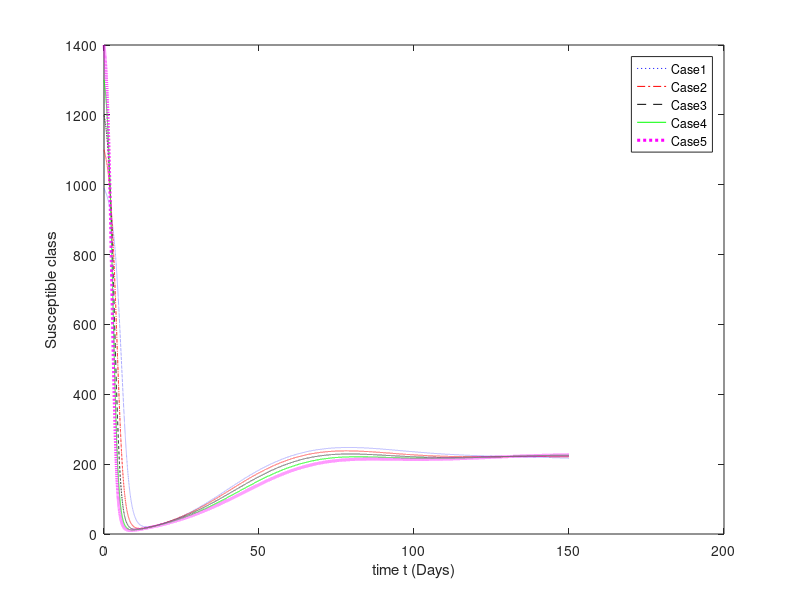
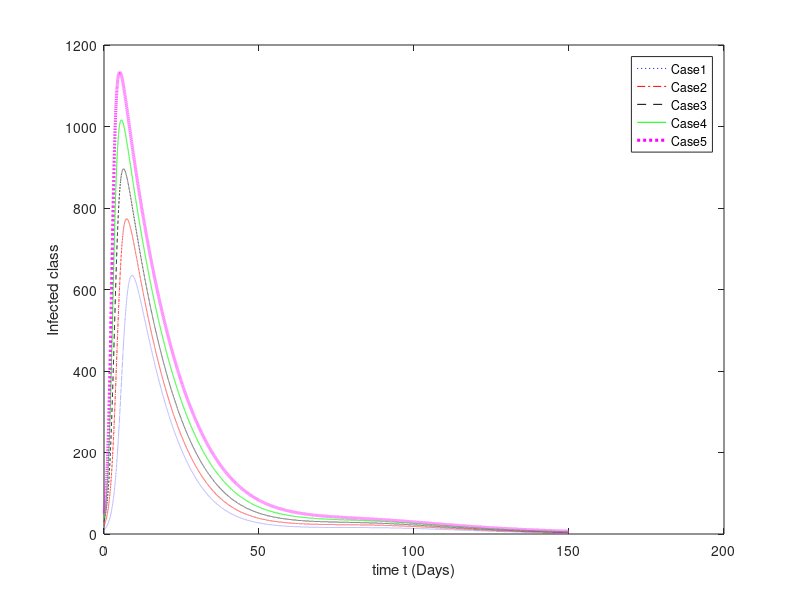
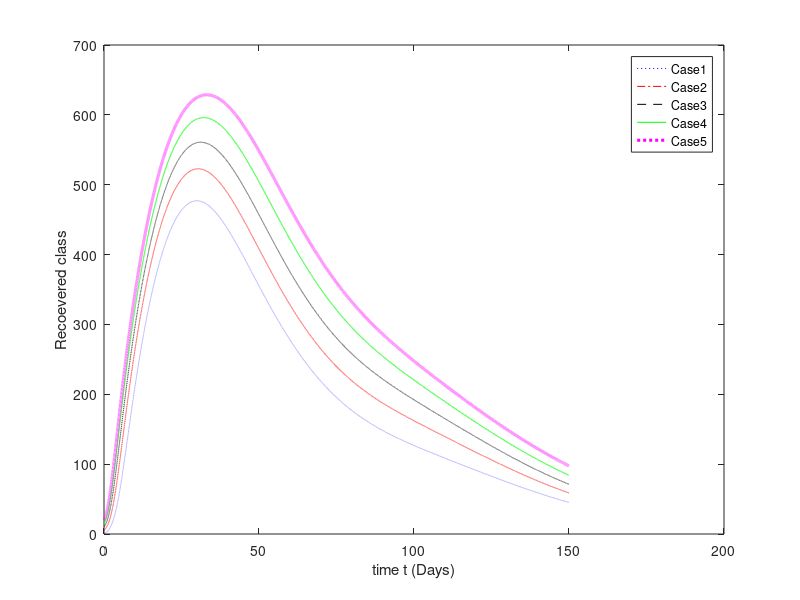

Source code (MATLAB) for these figures, in order:
% Code RK4:
clf
t_end=150;
h=1/200;
t=0:h:t_end;
% step size
n=floor(t_end/h);
P2=h/2;

%% Parameters values
% p     = 0.03;    % Immunity loss
% Lambda= 15;      % Birth/recruitment rate (not too low)
% beta  = 0.0005;  % Infection rate (LOWERED!)
% d     = 0.01;    % Natural death rate
% gama  = 0.7;     % Recovery coefficient
% mu    = 0.6;     % Recovery rate
% b     = 0.01;    % Saturation incidence
% delta = 0.01;    % Disease-induced death rate
% m     = 0.01;    % Migration/other removal


p     = 0.03;    % Immunity loss
Lambda= 1;      % Birth/recruitment rate (not too low)
beta  = 0.001;  % Infection rate (LOWERED!)
d     = 0.01;    % Natural death rate
gama  = 0.4;     % Recovery coefficient
mu    = 0.6;     % Recovery rate
b     = 0.01;    % Saturation incidence
delta = 0.01;    % Disease-induced death rate
m     = 0.01;    % Migration/other removal


%% Classes
S0= 990; I0= 10;  R0=0;
%%%%
S10= 1100; I10= 20; R10=5;
%%%
S20= 1200; I20= 30;  R20=10;
%%%%
S30= 1300; I30= 40;  R30=15;
%%%
S40= 1400; I40= 50; R40=20;

%%%
S= zeros(1,n+1);  I= zeros(1,n+1);   R= zeros(1,n+1);
%%%
S1= zeros(1,n+1); I1= zeros(1,n+1);  R1= zeros(1,n+1);

S2= zeros(1,n+1); I2= zeros(1,n+1);  R2= zeros(1,n+1);

S3= zeros(1,n+1); I3= zeros(1,n+1);  R3= zeros(1,n+1);

S4= zeros(1,n+1); I4= zeros(1,n+1);  R4= zeros(1,n+1);
%%%%%%%%%%
S(1)=S0; I(1)=I0;  R(1)=R0;

S1(1)=S10; I1(1)=I10;  R1(1)=R10;

S2(1)=S20; I2(1)=I20; R2(1)=R20;

S3(1)=S30; I3(1)=I30; R3(1)=R30;

S4(1)=S40; I4(1)=I40; R4(1)=R40;
%%

for i =1:n  
     k1_1 =Lambda-beta*S(i)*I(i)-d*S(i)+p*R(i);
     k2_1 =beta*S(i)*I(i)-(gama*mu*I(i)/(1+b*mu*I(i)))-d*I(i)-delta*I(i)-m*I(i);
     k3_1 = (gama*mu*I(i)/(1+b*mu*I(i)))-d*R(i)-p*R(i)+m*I(i);
     
     k1_2 =Lambda-beta*(S(i)+P2*k1_1)*(I(i)+P2*k2_1)-d*(S(i)+P2*k1_1)+p*(R(i)+P2*k3_1);
     k2_2 =beta*(S(i)+P2*k1_1)*(I(i)+P2*k2_1)-(gama*mu*(I(i)+P2*k2_1)/(1+b*mu*(I(i)+P2*k2_1)))-(d+delta+m)*(I(i)+P2*k2_1);
     k3_2 = (gama*mu*(I(i)+P2*k2_1)/(1+b*mu*(I(i)+P2*k2_1)))-(d+p)*(R(i)+P2*k3_1)+m*(I(i)+P2*k2_1);
     
     k1_3 =Lambda-beta*(S(i)+P2*k1_2)*(I(i)+P2*k2_2)-d*(S(i)+P2*k1_2)+p*(R(i)+P2*k3_2);
     k2_3 =beta*(S(i)+P2*k1_2)*(I(i)+P2*k2_2)-(gama*mu*(I(i)+P2*k2_2)/(1+b*mu*(I(i)+P2*k2_2)))-(d+delta+m)*(I(i)+P2*k2_2);
     k3_3 = (gama*mu*(I(i)+P2*k2_2)/(1+b*mu*(I(i)+P2*k2_2)))-(d+p)*(R(i)+P2*k3_2)+m*(I(i)+P2*k2_2);
     
     k1_4 =Lambda-beta*(S(i)+P2*k1_3)*(I(i)+P2*k2_3)-d*(S(i)+P2*k1_3)+p*(R(i)+P2*k3_3);
     k2_4 =beta*(S(i)+P2*k1_3)*(I(i)+P2*k2_3)-(gama*mu*(I(i)+P2*k2_3)/(1+b*mu*(I(i)+P2*k2_3)))-(d+delta+m)*(I(i)+P2*k2_3);
     k3_4 = (gama*mu*(I(i)+P2*k2_3)/(1+b*mu*(I(i)+P2*k2_3)))-(d+p)*(R(i)+P2*k3_3)+m*(I(i)+P2*k2_3);
    
    %  S
    S(i+1) = S(i)+(h/6)*(k1_1+2*k1_2+2*k1_3+k1_4);
    % Infected I  
    I(i+1) = I(i)+(h/6)*(k2_1+2*k2_2+2*k2_3+k2_4);
    % R
    R(i+1) = R(i)+(h/6)*(k3_1+2*k3_2+2*k3_3+k3_4);
    end

    for i =1:n  
     k1_1 =Lambda-beta*S1(i)*I1(i)-d*S1(i)+p*R1(i);
     k2_1 =beta*S1(i)*I1(i)-(gama*mu*I1(i)/(1+b*mu*I1(i)))-d*I1(i)-delta*I1(i)-m*I1(i);
     k3_1 = (gama*mu*I1(i)/(1+b*mu*I1(i)))-d*R1(i)-p*R1(i)+m*I1(i);
     
     k1_2 =Lambda-beta*(S1(i)+P2*k1_1)*(I1(i)+P2*k2_1)-d*(S1(i)+P2*k1_1)+p*(R1(i)+P2*k3_1);
     k2_2 =beta*(S1(i)+P2*k1_1)*(I1(i)+P2*k2_1)-(gama*mu*(I1(i)+P2*k2_1)/(1+b*mu*(I1(i)+P2*k2_1)))-(d+delta+m)*(I1(i)+P2*k2_1);
     k3_2 = (gama*mu*(I1(i)+P2*k2_1)/(1+b*mu*(I1(i)+P2*k2_1)))-(d+p)*(R1(i)+P2*k3_1)+m*(I1(i)+P2*k2_1);
     
     k1_3 =Lambda-beta*(S1(i)+P2*k1_2)*(I1(i)+P2*k2_2)-d*(S1(i)+P2*k1_2)+p*(R1(i)+P2*k3_2);
     k2_3 =beta*(S1(i)+P2*k1_2)*(I1(i)+P2*k2_2)-(gama*mu*(I1(i)+P2*k2_2)/(1+b*mu*(I1(i)+P2*k2_2)))-(d+delta+m)*(I1(i)+P2*k2_2);
     k3_3 = (gama*mu*(I1(i)+P2*k2_2)/(1+b*mu*(I1(i)+P2*k2_2)))-(d+p)*(R1(i)+P2*k3_2)+m*(I1(i)+P2*k2_2);
     
     k1_4 =Lambda-beta*(S1(i)+P2*k1_3)*(I1(i)+P2*k2_3)-d*(S1(i)+P2*k1_3)+p*(R1(i)+P2*k3_3);
     k2_4 =beta*(S1(i)+P2*k1_3)*(I1(i)+P2*k2_3)-(gama*mu*(I1(i)+P2*k2_3)/(1+b*mu*(I1(i)+P2*k2_3)))-(d+delta+m)*(I1(i)+P2*k2_3);
     k3_4 = (gama*mu*(I1(i)+P2*k2_3)/(1+b*mu*(I1(i)+P2*k2_3)))-(d+p)*(R1(i)+P2*k3_3)+m*(I1(i)+P2*k2_3);
    
    %  S
    S1(i+1) = S1(i)+(h/6)*(k1_1+2*k1_2+2*k1_3+k1_4);
    % Infected I  
    I1(i+1) = I1(i)+(h/6)*(k2_1+2*k2_2+2*k2_3+k2_4);
    % R
    R1(i+1) = R1(i)+(h/6)*(k3_1+2*k3_2+2*k3_3+k3_4);
    end
    
    for i =1:n  
     k1_1 =Lambda-beta*S2(i)*I2(i)-d*S2(i)+p*R2(i);
     k2_1 =beta*S2(i)*I2(i)-(gama*mu*I2(i)/(1+b*mu*I2(i)))-d*I2(i)-delta*I2(i)-m*I2(i);
     k3_1 = (gama*mu*I2(i)/(1+b*mu*I2(i)))-d*R2(i)-p*R2(i)+m*I2(i);
     
     k1_2 =Lambda-beta*(S2(i)+P2*k1_1)*(I2(i)+P2*k2_1)-d*(S2(i)+P2*k1_1)+p*(R2(i)+P2*k3_1);
     k2_2 =beta*(S2(i)+P2*k1_1)*(I2(i)+P2*k2_1)-(gama*mu*(I2(i)+P2*k2_1)/(1+b*mu*(I2(i)+P2*k2_1)))-(d+delta+m)*(I2(i)+P2*k2_1);
     k3_2 = (gama*mu*(I2(i)+P2*k2_1)/(1+b*mu*(I2(i)+P2*k2_1)))-(d+p)*(R2(i)+P2*k3_1)+m*(I2(i)+P2*k2_1);
     
     k1_3 =Lambda-beta*(S2(i)+P2*k1_2)*(I2(i)+P2*k2_2)-d*(S2(i)+P2*k1_2)+p*(R2(i)+P2*k3_2);
     k2_3 =beta*(S2(i)+P2*k1_2)*(I2(i)+P2*k2_2)-(gama*mu*(I2(i)+P2*k2_2)/(1+b*mu*(I2(i)+P2*k2_2)))-(d+delta+m)*(I2(i)+P2*k2_2);
     k3_3 = (gama*mu*(I2(i)+P2*k2_2)/(1+b*mu*(I2(i)+P2*k2_2)))-(d+p)*(R2(i)+P2*k3_2)+m*(I2(i)+P2*k2_2);
     
     k1_4 =Lambda-beta*(S2(i)+P2*k1_3)*(I2(i)+P2*k2_3)-d*(S2(i)+P2*k1_3)+p*(R2(i)+P2*k3_3);
     k2_4 =beta*(S2(i)+P2*k1_3)*(I2(i)+P2*k2_3)-(gama*mu*(I2(i)+P2*k2_3)/(1+b*mu*(I2(i)+P2*k2_3)))-(d+delta+m)*(I2(i)+P2*k2_3);
     k3_4 = (gama*mu*(I2(i)+P2*k2_3)/(1+b*mu*(I2(i)+P2*k2_3)))-(d+p)*(R2(i)+P2*k3_3)+m*(I2(i)+P2*k2_3);
    
    %  S
    S2(i+1) = S2(i)+(h/6)*(k1_1+2*k1_2+2*k1_3+k1_4);
    % Infected I  
    I2(i+1) = I2(i)+(h/6)*(k2_1+2*k2_2+2*k2_3+k2_4);
    % R
    R2(i+1) = R2(i)+(h/6)*(k3_1+2*k3_2+2*k3_3+k3_4);
    end
    
    
     for i =1:n  
     k1_1 =Lambda-beta*S3(i)*I3(i)-d*S3(i)+p*R3(i);
     k2_1 =beta*S3(i)*I3(i)-(gama*mu*I3(i)/(1+b*mu*I3(i)))-d*I3(i)-delta*I3(i)-m*I3(i);
     k3_1 = (gama*mu*I3(i)/(1+b*mu*I3(i)))-d*R3(i)-p*R3(i)+m*I3(i);
     
     k1_2 =Lambda-beta*(S3(i)+P2*k1_1)*(I3(i)+P2*k2_1)-d*(S3(i)+P2*k1_1)+p*(R3(i)+P2*k3_1);
     k2_2 =beta*(S3(i)+P2*k1_1)*(I3(i)+P2*k2_1)-(gama*mu*(I3(i)+P2*k2_1)/(1+b*mu*(I3(i)+P2*k2_1)))-(d+delta+m)*(I3(i)+P2*k2_1);
     k3_2 = (gama*mu*(I3(i)+P2*k2_1)/(1+b*mu*(I3(i)+P2*k2_1)))-(d+p)*(R3(i)+P2*k3_1)+m*(I3(i)+P2*k2_1);
     
     k1_3 =Lambda-beta*(S3(i)+P2*k1_2)*(I3(i)+P2*k2_2)-d*(S3(i)+P2*k1_2)+p*(R3(i)+P2*k3_2);
     k2_3 =beta*(S3(i)+P2*k1_2)*(I3(i)+P2*k2_2)-(gama*mu*(I3(i)+P2*k2_2)/(1+b*mu*(I3(i)+P2*k2_2)))-(d+delta+m)*(I3(i)+P2*k2_2);
     k3_3 = (gama*mu*(I3(i)+P2*k2_2)/(1+b*mu*(I3(i)+P2*k2_2)))-(d+p)*(R3(i)+P2*k3_2)+m*(I3(i)+P2*k2_2);
     
     k1_4 =Lambda-beta*(S3(i)+P2*k1_3)*(I3(i)+P2*k2_3)-d*(S3(i)+P2*k1_3)+p*(R3(i)+P2*k3_3);
     k2_4 =beta*(S3(i)+P2*k1_3)*(I3(i)+P2*k2_3)-(gama*mu*(I3(i)+P2*k2_3)/(1+b*mu*(I3(i)+P2*k2_3)))-(d+delta+m)*(I3(i)+P2*k2_3);
     k3_4 = (gama*mu*(I3(i)+P2*k2_3)/(1+b*mu*(I3(i)+P2*k2_3)))-(d+p)*(R3(i)+P2*k3_3)+m*(I3(i)+P2*k2_3);
    
    %  S
    S3(i+1) = S3(i)+(h/6)*(k1_1+2*k1_2+2*k1_3+k1_4);
    % Infected I  
    I3(i+1) = I3(i)+(h/6)*(k2_1+2*k2_2+2*k2_3+k2_4);
    % R
    R3(i+1) = R3(i)+(h/6)*(k3_1+2*k3_2+2*k3_3+k3_4);
     end
    
 for i =1:n  
     
     k1_1 =Lambda-beta*S4(i)*I4(i)-d*S4(i)+p*R4(i);
     k2_1 =beta*S4(i)*I4(i)-(gama*mu*I4(i)/(1+b*mu*I4(i)))-d*I4(i)-delta*I4(i)-m*I4(i);
     k3_1 = (gama*mu*I4(i)/(1+b*mu*I4(i)))-d*R4(i)-p*R4(i)+m*I4(i);
     
     k1_2 =Lambda-beta*(S4(i)+P2*k1_1)*(I4(i)+P2*k2_1)-d*(S4(i)+P2*k1_1)+p*(R4(i)+P2*k3_1);
     k2_2 =beta*(S4(i)+P2*k1_1)*(I4(i)+P2*k2_1)-(gama*mu*(I4(i)+P2*k2_1)/(1+b*mu*(I4(i)+P2*k2_1)))-(d+delta+m)*(I4(i)+P2*k2_1);
     k3_2 = (gama*mu*(I4(i)+P2*k2_1)/(1+b*mu*(I4(i)+P2*k2_1)))-(d+p)*(R4(i)+P2*k3_1)+m*(I4(i)+P2*k2_1);
     
     k1_3 =Lambda-beta*(S4(i)+P2*k1_2)*(I4(i)+P2*k2_2)-d*(S4(i)+P2*k1_2)+p*(R4(i)+P2*k3_2);
     k2_3 =beta*(S4(i)+P2*k1_2)*(I4(i)+P2*k2_2)-(gama*mu*(I4(i)+P2*k2_2)/(1+b*mu*(I4(i)+P2*k2_2)))-(d+delta+m)*(I4(i)+P2*k2_2);
     k3_3 = (gama*mu*(I4(i)+P2*k2_2)/(1+b*mu*(I4(i)+P2*k2_2)))-(d+p)*(R4(i)+P2*k3_2)+m*(I4(i)+P2*k2_2);
     
     k1_4 =Lambda-beta*(S4(i)+P2*k1_3)*(I4(i)+P2*k2_3)-d*(S4(i)+P2*k1_3)+p*(R4(i)+P2*k3_3);
     k2_4 =beta*(S4(i)+P2*k1_3)*(I4(i)+P2*k2_3)-(gama*mu*(I4(i)+P2*k2_3)/(1+b*mu*(I4(i)+P2*k2_3)))-(d+delta+m)*(I4(i)+P2*k2_3);
     k3_4 = (gama*mu*(I4(i)+P2*k2_3)/(1+b*mu*(I4(i)+P2*k2_3)))-(d+p)*(R4(i)+P2*k3_3)+m*(I4(i)+P2*k2_3);
    
    %  S
    S4(i+1) = S4(i)+(h/6)*(k1_1+2*k1_2+2*k1_3+k1_4);
    % Infected I  
    I4(i+1) = I4(i)+(h/6)*(k2_1+2*k2_2+2*k2_3+k2_4);
    % R
    R4(i+1) = R4(i)+(h/6)*(k3_1+2*k3_2+2*k3_3+k3_4);
    end
%% Output
%%%%%%%%%%%%%%%%%%%%%%%%%%%%%%%%%%%%%%%%%%%%%%
figure(1)
plot(t,S,'b:',t,S1,'r-.',t,S2,'k--',t,S3,'g',t,S4,'m:','LineWidth',2.2);
legend('Case1','Case2','Case3','Case4','Case5')
xlabel('time t (Days)')
ylabel('Susceptible class')
%%%%%%%%%%%%%%%%%%%%%%%%%%%%%%%%%%%%%%%%%%%%%%
figure(2)
plot(t,I,'b:',t,I1,'r-.',t,I2,'k--',t,I3,'g',t,I4,'m:','LineWidth',2.2);
legend('Case1','Case2','Case3','Case4','Case5')
xlabel('time t (Days)')
ylabel('Infected class')
%%%%%%%%%%%%%%%%%%%%%%%%%%%%%%%%%%%%%%%%%%%%%%
figure(3)
plot(t,R,'b:',t,R1,'r-.',t,R2,'k--',t,R3,'g',t,R4,'m:','LineWidth',2.2);
legend('Case1','Case2','Case3','Case4','Case5')
xlabel('time t (Days)')
ylabel('Recoevered class')
%%%%%%%%%%%%%%%%%%%%%%%%%%%%%%%%%%%%%%%%%%%%%%% 
save Alldata